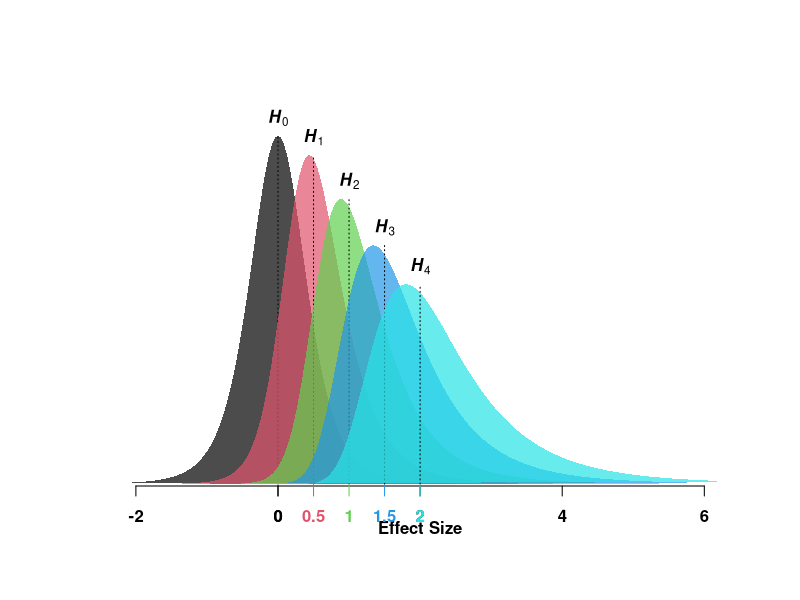

This figure's R source:

d.overlap = function(n1, n2 = NA, d){
  
  options(warn = -1)
      N = ifelse(is.na(n2), n1, (n1 * n2)/(n1 + n2))
     df = ifelse(is.na(n2), n1 - 1, (n1 + n2) - 2)
ncp.min = min(d)*sqrt(N) ;  ncp.max = max(d)*sqrt(N)
  
min.d = qt(1e-3, df, ncp.min)/sqrt(N)  ;  max.d = qt(0.99, df, ncp.max)/sqrt(N)
  
  par(mar = c(5.1, 4.1, 6.1, 2.1))
    
for(i in 1:length(d)){
      
H = curve( dt(x*sqrt(N), df, d[i]*sqrt(N))*sqrt(N), min.d, max.d, n = 1e3, xlab = "Effect Size", 
           ylab = NA, las = 1, font = 2, lwd = 2, ty = "n", font.lab = 2, add = i != 1, 
          bty = "n", yaxt = "n", mgp = c(1, .4, -.6))
      
polygon(H, col = adjustcolor(i, .7), border = NA)
      
text(d[i], max(H$y), bquote(bolditalic(H[.(i-1)])), pos = 3, xpd = TRUE)

axis(1, at = d[i], col = i, col.axis = i, mgp = c(1, .4, -.6), font = 2)

segments(d[i], 0, d[i], max(H$y), lty = 3)
 
   }

}

d.overlap(n1 = 6, d = seq(0, 2, .5))
